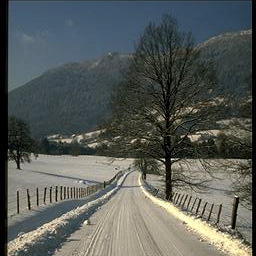
#> input picture assignment3/datasets/week3/collections/spatenv/opencountry_land228.jpg, 256 x 256 px
$ jupyter execute --allow-errors '3.1 Image Collections_Bas.ipynb'   (shell and % lines are left out)   (older library calls are emulated)
#> lines starting #> are read from the running program, lines starting #| are printed output that depends on the picture
### assignment3/helpers.py
import os
import glob
import cv2
import matplotlib.pyplot as plt
import numpy as np
import threading
import time

default_fig_size = (9.5, 3.5)
dataset_folder = "datasets"


def SSD(lhs, rhs):
    return np.sum((lhs - rhs)**2)


def SSD_per_pixel(lhs, rhs):
    return SSD(lhs, rhs) / np.product(lhs.shape)


# [70 lines left out: functions _image_to_rgb, show_image, show_images, not called in this run]


def resize_image(image, scale):
    return cv2.resize(image, None, fx=scale, fy=scale)


def bgr2rgb(image):
    if image.dtype == np.float64:
        image = image.astype(np.float32)
    return cv2.cvtColor(image, cv2.COLOR_BGR2RGB)


# [9 lines left out: functions rgb2bgr, rgb2gray, not called in this run]

def imread_hdr(file):
    return bgr2rgb(cv2.imread(file, -1))

def imread_normalized_float(file, scale=1.0):
#> called with scale = 1
    image = bgr2rgb(cv2.imread(file))
    if scale != 1.0:
        image = resize_image(image, scale)
    return np.array(image / 255.0, dtype=np.float32)
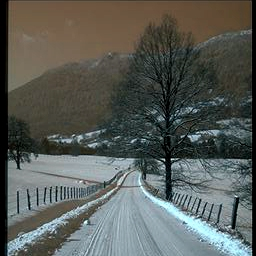
#> returned value: shape (256, 256, 3) float32; mean of channels 0, 1, 2 0.344, 0.363, 0.347; drawn as B, G, R

def imread_normalized_float_grayscale(file, scale=1.0):
    image = cv2.imread(file, cv2.IMREAD_GRAYSCALE)
    if scale != 1.0:
        image = resize_image(image, scale)
    return np.array(image / 255.0, dtype=np.float32)

def imwrite(file, image):
    cv2.imwrite(file, cv2.cvtColor(np.uint8(np.clip(image*255, 0, 255)), cv2.COLOR_RGB2BGR))

def normalize_image(gray_image):
    return (gray_image - np.min(gray_image)) / (np.max(gray_image) - np.min(gray_image))

def list_files_in_folder(folder, filter="*"):
    x = glob.glob(os.path.join(folder, filter), recursive=True)
    rel_paths = glob.glob(os.path.join(folder, filter))
    #abs_paths = [os.path.abspath(f) for f in rel_paths]
    return [f for f in rel_paths if os.path.isfile(f)]

# List of (key, value) tuples to a dict of {key: [values]} (thus a key may appear multiple times in the input list)


# [6 lines left out: function list_to_multi_dict, not called in this run]


# Flatten from list of lists (i.e. [[1, 2], [3, 4, 5]]) to a single list ([1, 2, 3, 4, 5])
def flatten_list(l):
    # https://stackoverflow.com/questions/952914/how-to-make-a-flat-list-out-of-list-of-lists
    return [item for sublist in l for item in sublist]


class Timer():
    def __enter__(self):
        self.__start = time.time()

    def __exit__(self, type, value, traceback):
        self.__end = time.time()

    def elapsed(self):
        return self.__end - self.__start


class ThreadWithReturnValue(threading.Thread):
        # https://stackoverflow.com/questions/6893968/how-to-get-the-return-value-from-a-thread-in-python

    # [9 lines left out: functions __init__, run, not called in this run]

    def join(self, *args, **kwargs):
        threading.Thread.join(self, *args, **kwargs)
        return self._return


# [5 lines left out: function timed_execution, not called in this run]


# Float to int
def round_to_int(f):
    return int(f + 0.5)

### assignment3/3.1 Image Collections_Bas.ipynb
[cell 1]
import itertools
import matplotlib.pyplot as plt
import numpy as np
import cv2
import scipy
import scipy.linalg
import scipy.signal
import os
# helpers.py is one level up in the directory structure so we need to tell Python were to find it
import sys
sys.path.append("../../")
import helpers
local_data_folder = os.path.join(helpers.dataset_folder, "week3", "collections")

# Searching image collections

In the previous excercises we have seen how an image can be inpainted without access to additional information. Yet, such an approach is limited in the variety of content it can produce. We can achieve much richer and more constent inpainting by copying existing image content from a similar image. For that we need a source of such images - an image collection. Furthermore, we need a fast and reliable way how to find good matches to our query image.

While we could potentially compare images pixel by pixel using the Sum of Squared Distances metric, a more efficient and often more robust approach is to utilize lower-dimensional image descriptors. One of the simplest choices is *GIST*.

The name *GIST* refers to the idea of extracting the gist of the image. GIST is a simple fixed-length vector of real numbers that summarizes distribution of contrast (or gradients in the image). It is built by averaging intensity of edges detected in several image regions, at several scales and several orientations.

In this assignment, we will compute GIST of an image and then use it to find similar images in a preprocessed image collection.

### GIST algorithm
There are several ways how to build a GIST descriptor. In this Assignment we apply a sequence of image convolutions (see Assignment 1.1) with differently oriented and sized Gabor filters. The results of each convolution are then split into a fixed-sized grid and averaged to obtain entries for the descriptor. Finally, a low resolution version of the image is appended to the final descriptor to encode the average color distribution.

## Exercise 7 (2 points)

The coefficients of the GIST descriptor are composed of image gradients detected at differet scales (representing range of spatial frequencies) and different orientations.

We have previously used specialized filters to detect sharp edges (high frequency) with either horizontal or vertical orientation.
Gabor filter (or Gabor patches) are a generalization of edge detection that is inspired by processing in human visual cortex.

A Gabor filter $f(x,y)$ is a product of a symmetrical bi-variate Gaussian filter
$$
g(x,y) = e^{-\frac{1}{2}\frac{x^2+y^2}{\sigma^2}}
$$
and a sinusoidal corrugation
$$
s(x,y) = \sin\left((x \cos(\alpha) - y \sin(\alpha)) \cdot f\right)
$$
with parameters
- $\sigma$ as a standard deviation controlling the width of the filter,
- $\alpha$ as an angle (in radians) controlling the orientation of the filter (and detected gradients)
- $f$ as a spatial frequency controling the sensitivity of the filter to sharp or smooth gradients.

Finally, the entire Gabor filter is
$$
f(x,y) = g(x,y) \cdot s(x,y) \cdot \left( \sum_{x,y} g(x,y) \right)^{-1}
$$
where the denominator on the right normalizes the sum of the Gaussian component to one.

This normalization ensures that the response of the filter stays normalized regardless of the discretization to fixed-resolution pixel grid of size $s$.

### Task
Implement a method that returns `size` $\times$ `size` kernel of the Gabor filter as defined above.
The domain of the spatial variables $x$, $y$ covers the range $[-1, 1]$, that is $(x,y)\in[-1,1]\times[-1,1]$.

### Tips
Try how the filter changes for different choices of $\sigma$, $\alpha$ and $f$.

[cell 2]
def build_gabor_filter(size, sigma, f, alpha):
    gabor_filter = np.zeros((size,size))
    g_tot = 0
    for row in range(size):
        for col in range(size):
            x = col/size*2-1
            y = row/size*2-1
            g = np.exp(-1/2*(x**2+y**2)/sigma**2)
            s = np.sin((x*np.cos(alpha) - y*np.sin(alpha))*f)
            g_tot += g
            gabor_filter[row,col] = g*s
    gabor_filter = gabor_filter/g_tot
    return gabor_filter

gabor_filter = build_gabor_filter(35, 1.0/3.2, 8, np.radians(60))

#> (the rest of this cell did not finish here and is left out)

### Testing your solution of exercise 7
Make sure that your solution matches the references kernel.

## Exercise 8 (4 points)

The next step is to apply the filter $f(x,y)$ to a grayscale image $I(x,y)\in\mathcal{R}^{H\times W}$ using convolution. The Gabor filter response $r(x,y) = I(x,y) * f(x,y)$ has a sign that depends on the mutual orientation of the filter and the gradient. In this excercise the sign does not matter and therefore we return absolute value of the response $r_a(x,y) = |r(x,y)|$.

The filter response is expected to have the same resolution as the input image. However, we need the GIST descriptor to be relatively small. Therefore, we bin the response values into a `grid_size` $\times$ `grid_size` 2D histogram $H(i,j)$ where each bin contains mean of $r_a(x,y)$ for the pixels that are covered by that bin.

### Task
First, implement a method that for a given grayscale image returns an absolute Gabor filter response.
Second, implement a method that bins this response into a 2D histogram as defined above.

### Tips
- You can assume that the image size is divisible by the `grid_size`.
- You are allowed to use `scipy.signal.convolve2d(image, kernel, mode="same")`
- Exlore how the response of the filter changes for different parameters.

[cell 3]
def get_absolute_response(image, filter_size, sigma, f, alpha):
    # Use scipy.signal.fftconvolve for better performance.
    scipy.signal.fftconvolve(image, image)
        # YOUR CODE HERE
    rows, cols = image.shape
    abs_response = np.zeros((rows, cols))
    gabor_filter = build_gabor_filter(filter_size,sigma,f,alpha)
    abs_response = np.abs(scipy.signal.convolve2d(image, gabor_filter, mode="same"))
    return abs_response, gabor_filter

def bin_values(vals, grid_size):
    rows, cols = vals.shape
    binned_values = np.zeros((grid_size,grid_size))
    for row in range(grid_size):
        for col in range(grid_size):
            i0 = int(row/grid_size*rows)
            i1 = int((row+1)/grid_size*rows)
            i2 = int(col/grid_size*cols)
            i3 = int((col+1)/grid_size*cols)
            value = np.average(vals[i0:i1,i2:i3])
            binned_values[row,col] = value
    return binned_values

#> (the rest of this cell did not finish here and is left out)

### Testing your solution of exercise 8
You can test your `bin_values(vals, grid_size)` function by creating a small and simple test image. Work out by hand what the binned image should look like and verify that your solution matches what you expect. The code below checks some basic properties such as the size of the returned image.

#> (a cell that did not finish here is left out)

## Exercise 9 (5 points)
Finally, a *GIST* descriptor is formed by concatenation of flattened histograms $H_k$ for Gabor filters $g_k$ with different scales and orientations. Here is an example of a small filter bank with 3 different sizes $s$,= and 4 orientations $\alpha$:

If we further consider a histogram size of $2\times2$, we obtain a GIST descriptor as a 1D vector with $3\times4\times2\times2 = 48$ values (for this particular choice of parameters).
The GIST vector features one entire histogram row after another and this is repeated first for every orientation $\alpha$ and then for every scale $s$, so that the order is:
$$
[s_0,\alpha_0,y_0,x_0], [s_0,\alpha_0,y_0,x_1],\cdots[s_0,\alpha_0,y_1,x_0],\cdots[s_0,\alpha_1,y_0,x_0],\cdots[s_1,\alpha_0,y_0,x_0],\cdots[s_S,\alpha_A,y_Y,x_X].
$$

The GIST alone only describes the distribution of gradients in the image. To make it more powerfull, we append one more histogram describing the distribution of the colors in the image similarly as shown for the collection-based inpainting in the lecture.
This color histogram is built the same way as previously but instead of the filter response it averages the RGB value of the image. When appeneded at the end of the descriptor, it adds another `grid_size` $\times$ `grid_size` $\times 3$ values that correspond to a flattened 2D color histogram with an order:

$$
[y_0,x_0,R],[y_0,x_0,G],[y_0,x_0,B],\cdots[y_0,x_1,R],[y_0,x_1,G],[y_0,x_1,B],\cdots[y_1,x_0,R],[y_1,x_0,G],[y_0,x_1,B],\cdots
$$

The final descriptor for this assignment is then defined as
$\mathbf{d} = [\textrm{GIST} \cdot w_{grad}, H_{RGB}]$
where $w_{grad}$ is additional weight scalar that scales the contribution of the gradients.

### Task
Implement a method that computes a full descriptor of given RGB image including the RGB appendix.
Cover all combinations of sizes $s$ and orientations $\alpha$.

### Tips
- The histogram method developed in previous excercise can be easily adapted to compute the RGB histogram.
- Visualize the individual filters and their responses in a similar grid as shown in the exercise to better understand what each filter scale and orientation does.

[cell 5]
def image_rgb_to_grayscale(image):
    return cv2.cvtColor(image, cv2.COLOR_RGB2GRAY)

def build_gist_descriptor(image, filte_sizes, alphas, sigma, f, grid_size, grad_weight):
    # Use image_rgb_to_grayscale() to convert the RGB image to grayscale.
    # YOUR CODE HERE
    raise NotImplementedError()
    # return descriptor

image = helpers.imread_normalized_float(os.path.join(local_data_folder, "spatenv/opencountry_land228.jpg"))


filter_sizes = np.array([9,17,33,65])
alphas = np.radians(np.arange(6, dtype=float)/6*180)
sigma = 1.0 / 3.2
f = 8
grid_size = 4
grad_weight = 20
#> (the rest of this cell did not finish here and is left out)

### Testing your solution of exercise 3
Compare your solutions to the provided reference.

## Exercise 10 (4 points)

We can now use the resulting descriptor to quickly find a set of $k$ most similar images in potentially large image collection which would take a long time to compare pixel-by-pixel.

In this exercise we will find the most similar image by minimizing the L2 distance between the query image descriptor $\mathbf{d}$ and the collection image descriptors $\mathbf{d}_i$ such that the index of the most similar image $j$ is
$$
j = \arg\min_{i} ||\mathbf{d} - \mathbf{d}_i||^2_2.
$$

This is useful for exploring large image collections where a search engine can suggest other images similar to the one we are looking at. It can also be used for a coarse categorization of images (coast, mountains, road, city,...) and in the lecture we have seen that a similar image can be used for image inpainting.

Note, that for an effective implementation, we must ignore the pixels that are marked as invalid in a provided inpainting mask $M$. That means that every convolution has to carefully avoid sampling the invalid pixels which results in a more complex and slow implementation This is why in this exercise we simulate similar effect by modifying the query image.

### Task

Implement a method that replaces marked pixels in a given RGB image $\mathbf{I} \in \mathcal{R}^{H \times W \times 3}$ with pixels from the most similar image in a provided image collection.
The marked pixels are encoded by zeros in the provided mask $M \in [0,1]^{H \times W}$.
Find the most similar image by minimizing the L2 descriptor norm as shown above.
To compute the query image descriptor, use a modified query image generated from the input image by replacing the invalid pixels ($M = 0$) by a uniform gray color ($[0.5, 0.5, 0.5]$).
Return the modified query image, the most similar collection image and the inpainted image.

### Tips
- The descriptors for all images in the dataset are provided and do not need to be recomputed.
- Visualize several of the most similar and also several of the least similar images.
- Test the query with your own image. Note that the metric is only effective if the collection contains a very close match of the query image. In practice, that means that collections of milions of images are needed. In this example we only use a very small collection of pre-selected image samples.

Images courtesy of [8 Scene Categories Dataset](http://people.csail.mit.edu/torralba/code/spatialenvelope/)

[cell 6]
def inpaint_image(image, mask, dataset_descriptors, dataset_files,
                 filter_sizes, alphas, sigma, f, grid_sizes, grad_weight):
    # Use helpers.imread_normalized_float(dataset_files[i]) to read an image i
    # YOUR CODE HERE
    raise NotImplementedError()
    #return query_image, nearest_image, inpainted_image

filter_sizes = np.array([9,17,33,65])
alphas = np.radians(np.arange(6, dtype=float)/6*180)
sigma = 1.0 / 3.2
f = 8
grid_size = 4
grad_weight = 20

dataset_files = sorted(helpers.list_files_in_folder(os.path.join(local_data_folder, "spatenv"), filter="*.jpg"))
#> (the rest of this cell did not finish here and is left out)

### Testing your solution of exercise 10
Have a look at the set of images in the data set (`datasets/week3/collections/spatenv/` folder). Is the image picked by your algorithm close to the query image (compared to the other images in the data set)? Try different query images and check if this is still the case.

The code below checks some basic properties such as the size of the returned images.

[cell 7]
filter_sizes = np.array([9,17,33,65])
alphas = np.radians(np.arange(6, dtype=float)/6*180)
sigma = 1.0 / 3.2
f = 8
grid_size = 4
grad_weight = 20

dataset_files = sorted(helpers.list_files_in_folder(os.path.join(local_data_folder, "spatenv"), filter="*.jpg"))
